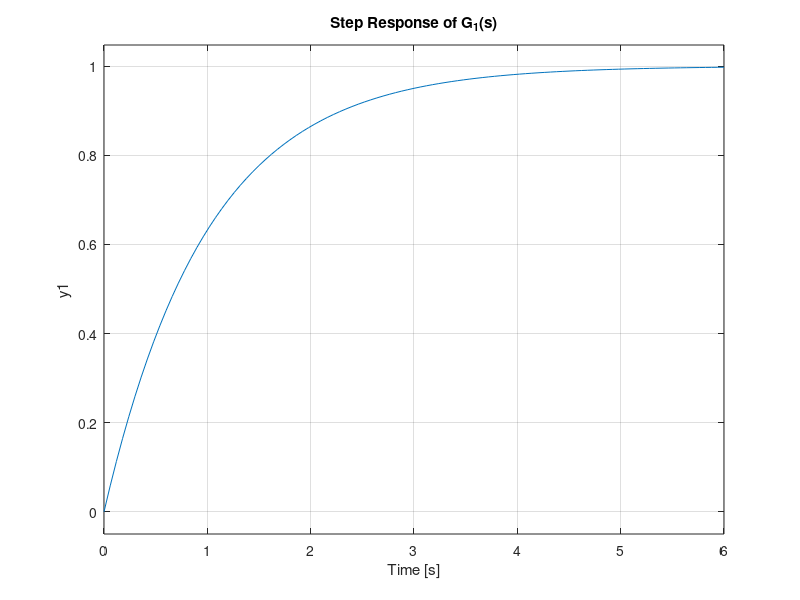
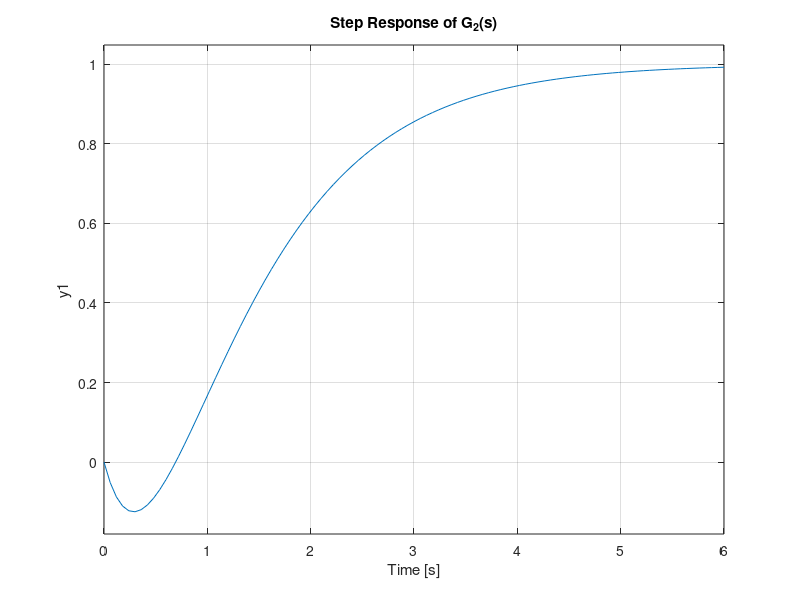
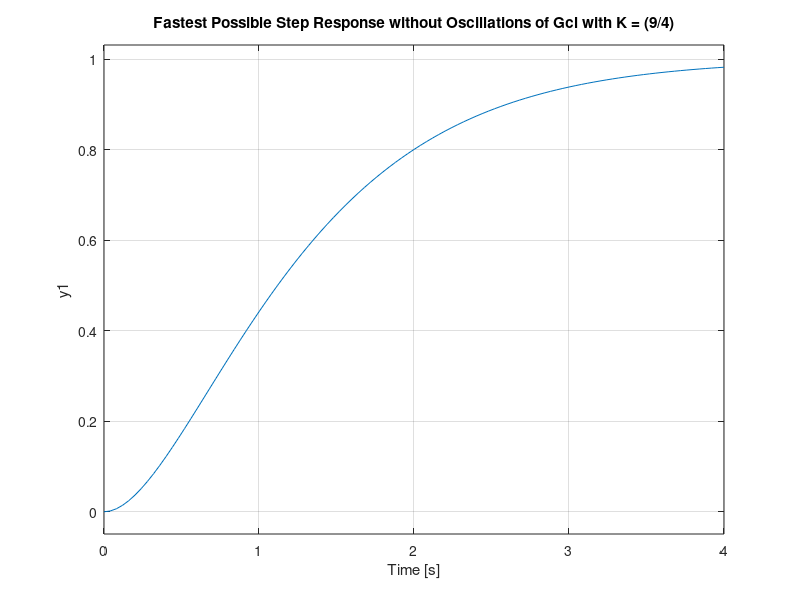

Source code (MATLAB) for these figures, in order:
%Brandon Lim
%Homework 4
clear, clc, close all

%Problem 1
    Gone = tf([1,2],[1,3,2]);
    Gtwo = tf([-1,2],[1,3,2]);

    figure
        step(Gone)
        title("Step Response of G_1(s)")
    figure
        step(Gtwo)
        title("Step Response of G_2(s)")

%Problem 5
    Gcl = tf([(9/4)],[1,3,(9/4)])

    figure
        step(Gcl)
        title("Fastest Possible Step Response without Oscillations of Gcl with K = (9/4)")